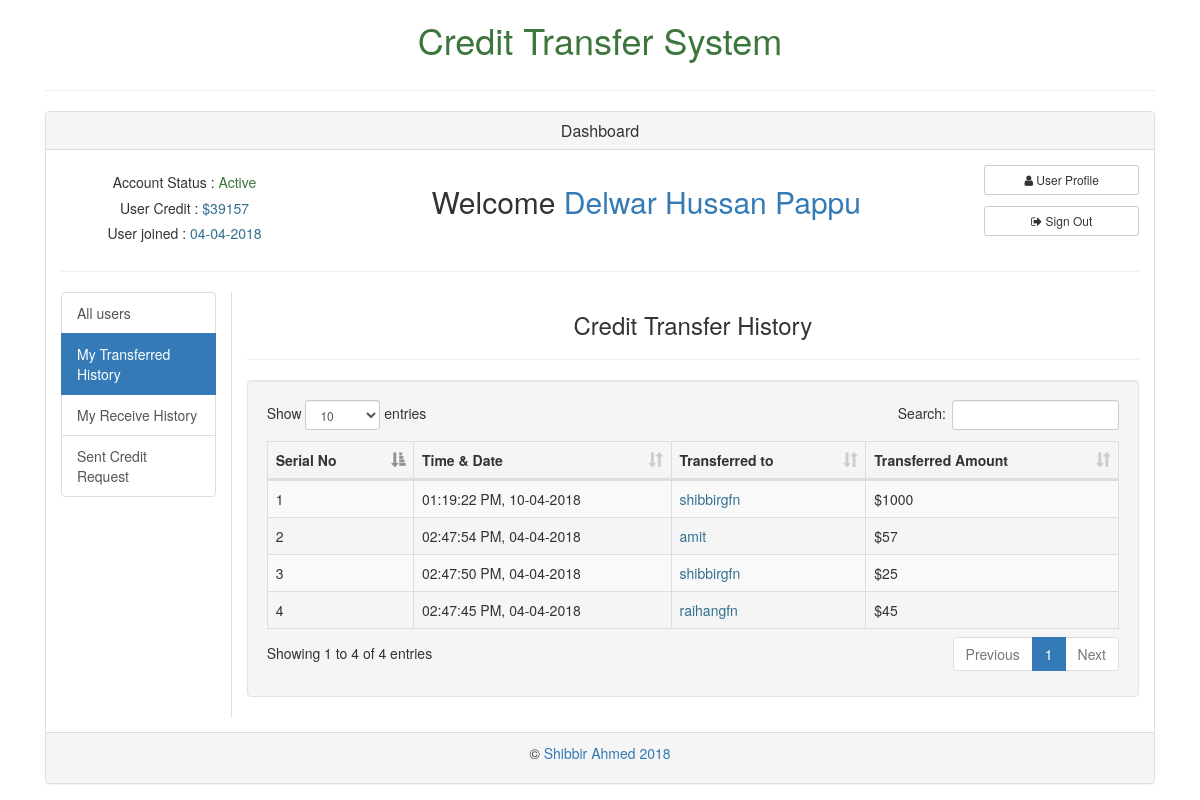
The app's page /dashboard.php?my_transferred_history (signed in) with its own data.
### tables this page shows
CREATE TABLE `tbl_credit` (
  `id` int(10) NOT NULL,
  `user_id` int(255) NOT NULL,
  `total_credit` int(255) DEFAULT '0'
);

CREATE TABLE `tbl_user` (
  `id` int(10) NOT NULL,
  `first_name` varchar(255) NOT NULL,
  `last_name` varchar(255) NOT NULL,
  `username` varchar(255) NOT NULL,
  `password` varchar(255) NOT NULL,
  `email_address` varchar(255) NOT NULL,
  `address` text NOT NULL,
  `account_status` tinyint(1) NOT NULL,
  `created_at` varchar(255) NOT NULL
);

CREATE TABLE `tbl_transfer` (
  `id` int(10) NOT NULL,
  `user_id` int(10) NOT NULL,
  `transferred_to_user_id` int(10) NOT NULL,
  `transferred_amount` int(255) NOT NULL,
  `transferred_date` varchar(255) NOT NULL
);

### transferred_history.php (the view, shortened to what this page needs)
<?php
if(isset($_GET['transferred_history_id'])){
    adminValidation();
    $user_id = $_GET['transferred_history_id'];
    $query = "SELECT username FROM tbl_user WHERE id = '$user_id'";
    $user_details = query($query, 2);
}else{
    $user_id = $_SESSION['user_id'];
}
?>
<div class="row">
    <div class="col-sm-12">
        <h3 class="text-center">Credit Transfer History <?php if (isset($_GET['transferred_history_id'])){echo "of ".$user_details['username'];} ?></h3>
        <hr/>
    </div>
    <div class="col-sm-12">
        <div class="well">
            <table id="content_table" class="table table-striped table-bordered table-responsive table-hover" style="width:100%">
                <thead>
                <tr>
                    <th>Serial No</th>
                    <th>Time & Date</th>
                    <th>Transferred to</th>
                    <th>Transferred Amount</th>
                </tr>
                </thead>
                <tbody>
                <?php
                $query = "SELECT * FROM tbl_transfer WHERE user_id = '$user_id' ORDER BY id DESC ";
                $result = query($query, 1);
                $serial = 1;
                if(mysqli_num_rows($result)>0){
                while($row = mysqli_fetch_assoc($result)){
                ?>
                <tr>
                    <td><?php echo $serial++; ?></td>
                    <td><?php echo $row['transferred_date']; ?></td>
                    <?php
                    $transferred_user_id = $row['transferred_to_user_id'];
                    $query = "SELECT * FROM tbl_user WHERE id = '$transferred_user_id'";
                    $transferred_id_info = query($query, 2);
                    $transferred_username = $transferred_id_info['username'];
                    ?>
                    <td>
                        <?php
                            if(!empty($transferred_username)){
                                ?>
                                <a href="?user-id=<?php echo $row['transferred_to_user_id']; ?>" class="text-info" title="View Profile"><?php echo $transferred_username;?></a>
                        <?php
                            }else{
                                echo "user deleted";
                            }
                        ?>
                    </td>
                    <td><?php echo '$'.$row['transferred_amount']; ?></td>
                </tr>
                    <?php
                }
                }else{
                ?>
                <tr>
                    <td colspan="4" align="center">No transferred history available</td>
                </tr>
                    <?php
                }
                ?>
                </tbody>
            </table>
        </div>
    </div>
</div>

### dashboard.php (shortened to what this page needs)
<?php
    include_once "header.php";
?>
<?php
    if(isset($_SESSION['user_id']) && isset($_SESSION['username'])){
        $current_user_id= $_SESSION['user_id'];
        $current_username = $_SESSION['username'];
        $query = "SELECT * FROM tbl_user WHERE id = '$current_user_id' AND username = '$current_username'";
        $current_user_from_db = query($query, 2);
    }else{
        message(0, "You must login first");
        redirect('index.php');
    }
?>
    <?php
        $current_user = $current_user_from_db['id'];
        $query = "SELECT total_credit FROM tbl_credit WHERE user_id = '$current_user'";
        $credit = query($query, 2);
    ?>
    <div class="row">
        <div class="col-sm-12">
            <div class="panel panel-default">
                <div class="panel-heading">
                    <h3 class="panel-title text-center">Dashboard</h3>
                </div>
                <div class="panel-body">
                    <div class="row dashboard_header">
                        <div class="col-sm-3">
                            <h5 class="text-center">
                                Account Status : <span class="text-info">
                                    <?php
                                        if($_SESSION['account_status'] == 2){
                                            echo "<span class='text-primary'>Administrator</span>";
                                        }elseif($_SESSION['account_status'] == 1){
                                            echo "<span class='text-success'>Active</span>";
                                        }elseif ($_SESSION['account_status'] == 0){
                                            echo "<span class='text-danger'>Inactive</span>";
                                        }
                                    ?>
                                </span>
                            </h5>
                            <?php
                            if ($_SESSION['account_status'] != 2){
                            ?>
                                <h5 class="text-center">
                                    User Credit : <span class="text-info">
                                        <?php
                                            if($credit['total_credit'] != null){
                                                echo '$'.$credit['total_credit'];
                                            }else{
                                                echo 0;
                                            }
                                            ?>
                                    </span>
                                </h5>
                            <?php
                            }
                            ?>
                            <h5 class="text-center">User joined : <span class="text-info"><?php echo $current_user_from_db['created_at']; ?></span></h5>
                        </div>
                        <div class="col-sm-7">
                            <h2 class="text-center">Welcome <span class="text-primary"><?php echo $current_user_from_db['first_name'].' '.$current_user_from_db['last_name'] ?></span></h2>
                        </div>
                        <div class="col-sm-2">
                            <div class="row">
                                <div class="col-sm-12">
                                    <a href="?user-info" class="btn btn-default btn-sm btn-block <?php activeClass('user-info')?>"><i class="fa fa-user"></i> User Profile</a>
                                </div>
                                <div class="col-sm-12">
                                    <a href="?logout" onclick="return confirm('are you sure to sign out?')" class="btn btn-default btn-sm btn-block"><i class="fa fa-sign-out"></i> Sign Out</a>
                                </div>
                            </div>
                        </div>
                    </div>
                    <hr/>
                    <div class="row dashboard_body">
                        <div class="col-sm-2 sidebar">
                            <div class="list-group">
                                <a href="?all_users" class="list-group-item <?php activeClass('all_users')?>">All users</a>
                                <?php
                                if ($current_user_from_db['account_status'] == 2) {
                                    $query = "SELECT * FROM tbl_user WHERE account_status = 0 ORDER BY id DESC ";
                                    $result = query($query, 1);
                                    $number_of_deactive_account = mysqli_num_rows($result);
                                    $query ="SELECT request_status FROM tbl_credit_request WHERE request_status=1";
                                    $result = query($query, 1);
                                    $number_of_pending_credit_request = mysqli_num_rows($result);
                                    ?>
                                    <a href="?inactive_account" class="list-group-item <?php activeClass('inactive_account')?>">Inactive Account <span class="badge"><?php if($number_of_deactive_account>0){echo $number_of_deactive_account;}?></span></a>
                                    <a href="?my_transferred_history" class="list-group-item  <?php activeClass('my_transferred_history')?>">Add Credit History</a>
                                    <a href="?all_credit_request" class="list-group-item  <?php activeClass('all_credit_request')?>">Credit Request <span class="badge"><?php if($number_of_pending_credit_request>0){echo $number_of_pending_credit_request;}?></span></a>
                                    <?php
                                }else {
                                    ?>
                                    <a href="?my_transferred_history" class="list-group-item <?php activeClass('my_transferred_history')?>">My Transferred History</a>
                                    <a href="?my_receive_history" class="list-group-item <?php activeClass('my_receive_history')?>">My Receive History</a>
                                    <a href="?sent_credit_request" class="list-group-item <?php activeClass('sent_credit_request')?>">Sent Credit Request</a>
                                    <?php
                                }
                                ?>
                            </div>
                        </div>
                        <div class="col-sm-10 content">
                            <?php
                            if(isset($_GET['all_users'])){
                                include_once 'all-user.php';
                            }elseif(isset($_GET['user-info']) || isset($_GET['user-id'])){
                                include_once "user-info.php";
                            }elseif(isset($_GET['transfer'])){
                                include_once "transfer-credit.php";
                            }elseif(isset($_GET['add_credit'])){
                                include_once "add-credit.php";
                            }elseif(isset($_GET['reduce_credit'])){
                                include_once "reduce-credit.php";
                            }elseif(isset($_GET['inactive_account'])){
                                include_once "inactive-account.php";
                            }elseif(isset($_GET['edit_info'])){
                                include_once "edit-info.php";
                            }elseif (isset($_GET['change_password'])){
                                include_once "change_password.php";
                            }elseif(isset($_GET['my_transferred_history']) || isset($_GET['transferred_history'])){
                                include_once "transferred_history.php";
                            }elseif(isset($_GET['my_receive_history']) || isset($_GET['received_history'])){
                                include_once "receive_history.php";
                            }elseif (isset($_GET['sent_credit_request'])){
                                include_once 'sent_credit_request.php';
                            }elseif(isset($_GET['all_credit_request'])){
                                include_once 'all_credit_request.php';
                            }else{
                                include_once 'all-user.php';
                            }
                            ?>
                        </div>
                    </div>
                </div>
                <div class="panel-footer">
                    <p class="text-center">&copy; <a href="http://facebook.com/ShibbirAhmedRizwan" target="_blank">Shibbir Ahmed 2018</a></p>
                </div>
            </div>
        </div>
    </div>
<?php
    include_once "footer.php";
?>

### css/style.css (style rules this page uses)
.content { border-left: 1px solid #dddddd; }

### records on screen
tbl_credit: total_credit "39157"
tbl_user: created_at "04-04-2018", first_name "Delwar Hussan", last_name "Pappu"
tbl_transfer: transferred_date "01:19:22 PM, 10-04-2018", tbl_user.username "shibbirgfn", transferred_amount "1000"
tbl_transfer: transferred_date "02:47:54 PM, 04-04-2018", tbl_user.username "amit", transferred_amount "57"
tbl_transfer: transferred_date "02:47:50 PM, 04-04-2018", tbl_user.username "shibbirgfn", transferred_amount "25"
tbl_transfer: transferred_date "02:47:45 PM, 04-04-2018", tbl_user.username "raihangfn", transferred_amount "45"
